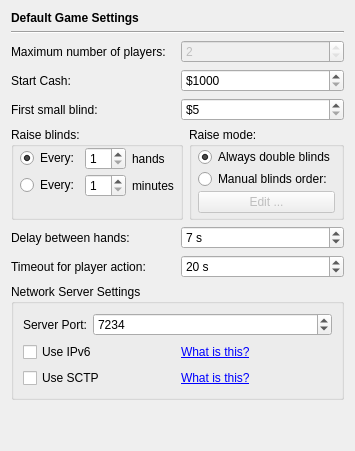
       <widget class="QWidget" name="page_4">
        <layout class="QVBoxLayout">
         <item>
          <widget class="QLabel" name="label_34">
           <property name="styleSheet">
            <string notr="true">QLabel { font-weight: bold;  }</string>
           </property>
           <property name="text">
            <string>Default Game Settings</string>
           </property>
          </widget>
         </item>
         <item>
          <widget class="Line" name="line_5">
           <property name="orientation">
            <enum>Qt::Horizontal</enum>
           </property>
          </widget>
         </item>
         <item>
          <layout class="QHBoxLayout">
           <item>
            <widget class="QLabel" name="label_15">
             <property name="text">
              <string>Maximum number of players:</string>
             </property>
             <property name="buddy">
              <cstring>spinBox_netQuantityPlayers</cstring>
             </property>
            </widget>
           </item>
           <item>
            <widget class="QSpinBox" name="spinBox_netQuantityPlayers">
             <property name="enabled">
              <bool>false</bool>
             </property>
             <property name="minimum">
              <number>2</number>
             </property>
             <property name="maximum">
              <number>2</number>
             </property>
             <property name="value">
              <number>2</number>
             </property>
            </widget>
           </item>
          </layout>
         </item>
         <item>
          <layout class="QHBoxLayout">
           <item>
            <widget class="QLabel" name="label_13">
             <property name="text">
              <string>Start Cash:</string>
             </property>
             <property name="buddy">
              <cstring>spinBox_netStartCash</cstring>
             </property>
            </widget>
           </item>
           <item>
            <widget class="QSpinBox" name="spinBox_netStartCash">
             <property name="prefix">
              <string>$</string>
             </property>
             <property name="minimum">
              <number>1000</number>
             </property>
             <property name="maximum">
              <number>1000000</number>
             </property>
             <property name="singleStep">
              <number>50</number>
             </property>
            </widget>
           </item>
          </layout>
         </item>
         <item>
          <layout class="QHBoxLayout">
           <item>
            <widget class="QLabel" name="label_35">
             <property name="text">
              <string>First small blind:</string>
             </property>
             <property name="buddy">
              <cstring>spinBox_netFirstSmallBlind</cstring>
             </property>
            </widget>
           </item>
           <item>
            <widget class="QSpinBox" name="spinBox_netFirstSmallBlind">
             <property name="prefix">
              <string>$</string>
             </property>
             <property name="minimum">
              <number>5</number>
             </property>
             <property name="maximum">
              <number>20000</number>
             </property>
            </widget>
           </item>
          </layout>
         </item>
         <item>
          <layout class="QHBoxLayout">
           <item>
            <widget class="QGroupBox" name="groupBox_8">
             <property name="maximumSize">
              <size>
               <width>16777215</width>
               <height>105</height>
              </size>
             </property>
             <property name="title">
              <string>Raise blinds:</string>
             </property>
             <layout class="QGridLayout">
              <property name="leftMargin">
               <number>6</number>
              </property>
              <property name="topMargin">
               <number>0</number>
              </property>
              <property name="rightMargin">
               <number>6</number>
              </property>
              <property name="bottomMargin">
               <number>6</number>
              </property>
              <property name="verticalSpacing">
               <number>4</number>
              </property>
              <item row="0" column="0">
               <widget class="QRadioButton" name="radioButton_netRaiseBlindsAtHands">
                <property name="text">
                 <string>Every:</string>
                </property>
                <property name="checked">
                 <bool>true</bool>
                </property>
               </widget>
              </item>
              <item row="0" column="1">
               <widget class="QSpinBox" name="spinBox_netRaiseSmallBlindEveryHands">
                <property name="minimum">
                 <number>1</number>
                </property>
               </widget>
              </item>
              <item row="0" column="2">
               <widget class="QLabel" name="label_51">
                <property name="sizePolicy">
                 <sizepolicy hsizetype="Expanding" vsizetype="Preferred">
                  <horstretch>0</horstretch>
                  <verstretch>0</verstretch>
                 </sizepolicy>
                </property>
                <property name="text">
                 <string>hands</string>
                </property>
               </widget>
              </item>
              <item row="1" column="0">
               <widget class="QRadioButton" name="radioButton_netRaiseBlindsAtMinutes">
                <property name="text">
                 <string>Every:</string>
                </property>
               </widget>
              </item>
              <item row="1" column="1">
               <widget class="QSpinBox" name="spinBox_netRaiseSmallBlindEveryMinutes">
                <property name="minimum">
                 <number>1</number>
                </property>
               </widget>
              </item>
              <item row="1" column="2">
               <widget class="QLabel" name="label_52">
                <property name="sizePolicy">
                 <sizepolicy hsizetype="Expanding" vsizetype="Preferred">
                  <horstretch>0</horstretch>
                  <verstretch>0</verstretch>
                 </sizepolicy>
                </property>
                <property name="text">
                 <string>minutes</string>
                </property>
               </widget>
              </item>
              <item row="2" column="1">
               <spacer>
                <property name="orientation">
                 <enum>Qt::Vertical</enum>
                </property>
                <property name="sizeHint" stdset="0">
                 <size>
                  <width>20</width>
                  <height>10</height>
                 </size>
                </property>
               </spacer>
              </item>
             </layout>
            </widget>
           </item>
           <item>
            <widget class="QGroupBox" name="groupBox_9">
             <property name="sizePolicy">
              <sizepolicy hsizetype="Expanding" vsizetype="Preferred">
               <horstretch>0</horstretch>
               <verstretch>0</verstretch>
              </sizepolicy>
             </property>
             <property name="maximumSize">
              <size>
               <width>16777215</width>
               <height>105</height>
              </size>
             </property>
             <property name="title">
              <string>Raise mode:</string>
             </property>
             <layout class="QGridLayout">
              <property name="leftMargin">
               <number>6</number>
              </property>
              <property name="topMargin">
               <number>0</number>
              </property>
              <property name="rightMargin">
               <number>6</number>
              </property>
              <property name="bottomMargin">
               <number>4</number>
              </property>
              <property name="verticalSpacing">
               <number>2</number>
              </property>
              <item row="0" column="0">
               <widget class="QRadioButton" name="radioButton_netAlwaysDoubleBlinds">
                <property name="text">
                 <string>Always double blinds</string>
                </property>
                <property name="checked">
                 <bool>true</bool>
                </property>
               </widget>
              </item>
              <item row="1" column="0">
               <widget class="QRadioButton" name="radioButton_netManualBlindsOrder">
                <property name="text">
                 <string>Manual blinds order:</string>
                </property>
               </widget>
              </item>
              <item row="2" column="0">
               <widget class="QPushButton" name="pushButton_netEditManualBlindsOrder">
                <property name="enabled">
                 <bool>false</bool>
                </property>
                <property name="text">
                 <string>Edit ...</string>
                </property>
               </widget>
              </item>
             </layout>
            </widget>
           </item>
          </layout>
         </item>
         <item>
          <layout class="QHBoxLayout">
           <item>
            <widget class="QLabel" name="label_36">
             <property name="text">
              <string>Delay between hands:</string>
             </property>
             <property name="buddy">
              <cstring>spinBox_netDelayBetweenHands</cstring>
             </property>
            </widget>
           </item>
           <item>
            <widget class="QSpinBox" name="spinBox_netDelayBetweenHands">
             <property name="suffix">
              <string> s</string>
             </property>
             <property name="minimum">
              <number>5</number>
             </property>
             <property name="maximum">
              <number>20</number>
             </property>
             <property name="singleStep">
              <number>1</number>
             </property>
             <property name="value">
              <number>7</number>
             </property>
            </widget>
           </item>
          </layout>
         </item>
         <item>
          <layout class="QHBoxLayout">
           <item>
            <widget class="QLabel" name="label_40">
             <property name="text">
              <string>Timeout for player action:</string>
             </property>
             <property name="buddy">
              <cstring>spinBox_netTimeOutPlayerAction</cstring>
             </property>
            </widget>
           </item>
           <item>
            <widget class="QSpinBox" name="spinBox_netTimeOutPlayerAction">
             <property name="suffix">
              <string> s</string>
             </property>
             <property name="minimum">
              <number>5</number>
             </property>
             <property name="maximum">
              <number>60</number>
             </property>
             <property name="value">
              <number>20</number>
             </property>
            </widget>
           </item>
          </layout>
         </item>
         <item>
          <widget class="QGroupBox" name="groupBox_2">
           <property name="title">
            <string>Network Server Settings</string>
           </property>
           <layout class="QGridLayout" name="gridLayout_2">
            <item row="0" column="0" colspan="2">
             <layout class="QHBoxLayout" name="horizontalLayout_5">
              <item>
               <widget class="QLabel" name="label_16">
                <property name="text">
                 <string>Server Port:</string>
                </property>
                <property name="buddy">
                 <cstring>spinBox_serverPort</cstring>
                </property>
               </widget>
              </item>
              <item>
               <widget class="QSpinBox" name="spinBox_serverPort">
                <property name="sizePolicy">
                 <sizepolicy hsizetype="MinimumExpanding" vsizetype="Fixed">
                  <horstretch>0</horstretch>
                  <verstretch>0</verstretch>
                 </sizepolicy>
                </property>
                <property name="minimum">
                 <number>80</number>
                </property>
                <property name="maximum">
                 <number>65535</number>
                </property>
                <property name="value">
                 <number>7234</number>
                </property>
               </widget>
              </item>
             </layout>
            </item>
            <item row="1" column="0">
             <widget class="QCheckBox" name="checkBox_useIpv6">
              <property name="text">
               <string>Use IPv6</string>
              </property>
             </widget>
            </item>
            <item row="1" column="1">
             <widget class="QLabel" name="label_22">
              <property name="text">
               <string>&lt;a href=&quot;http://en.wikipedia.org/wiki/Ipv6&quot;&gt;What is this?&lt;/a&gt;</string>
              </property>
              <property name="openExternalLinks">
               <bool>true</bool>
              </property>
             </widget>
            </item>
            <item row="2" column="0">
             <widget class="QCheckBox" name="checkBox_useSctp">
              <property name="text">
               <string>Use SCTP</string>
              </property>
             </widget>
            </item>
            <item row="2" column="1">
             <widget class="QLabel" name="label_24">
              <property name="text">
               <string>&lt;a href=&quot;http://en.wikipedia.org/wiki/Stream_Control_Transmission_Protocol&quot;&gt;What is this?&lt;/a&gt;</string>
              </property>
              <property name="openExternalLinks">
               <bool>true</bool>
              </property>
             </widget>
            </item>
           </layout>
          </widget>
         </item>
         <item>
          <spacer name="verticalSpacer_2">
           <property name="orientation">
            <enum>Qt::Vertical</enum>
           </property>
           <property name="sizeHint" stdset="0">
            <size>
             <width>20</width>
             <height>40</height>
            </size>
           </property>
          </spacer>
         </item>
        </layout>
       </widget>
